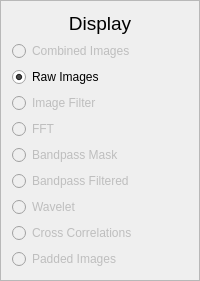
     <widget class="QFrame" name="frame_Display">
      <property name="minimumSize">
       <size>
        <width>150</width>
        <height>0</height>
       </size>
      </property>
      <property name="frameShape">
       <enum>QFrame::StyledPanel</enum>
      </property>
      <property name="frameShadow">
       <enum>QFrame::Raised</enum>
      </property>
      <layout class="QVBoxLayout" name="verticalLayout">
       <item>
        <widget class="QLabel" name="label_Display">
         <property name="minimumSize">
          <size>
           <width>50</width>
           <height>20</height>
          </size>
         </property>
         <property name="maximumSize">
          <size>
           <width>400</width>
           <height>30</height>
          </size>
         </property>
         <property name="font">
          <font>
           <pointsize>14</pointsize>
          </font>
         </property>
         <property name="text">
          <string>Display</string>
         </property>
         <property name="alignment">
          <set>Qt::AlignBottom|Qt::AlignHCenter</set>
         </property>
        </widget>
       </item>
       <item>
        <widget class="QRadioButton" name="radioButton_Combined">
         <property name="enabled">
          <bool>false</bool>
         </property>
         <property name="minimumSize">
          <size>
           <width>112</width>
           <height>0</height>
          </size>
         </property>
         <property name="text">
          <string>Combined Images</string>
         </property>
         <attribute name="buttonGroup">
          <string notr="true">buttonGroup</string>
         </attribute>
        </widget>
       </item>
       <item>
        <widget class="QRadioButton" name="radioButton_Image_Raw">
         <property name="minimumSize">
          <size>
           <width>112</width>
           <height>0</height>
          </size>
         </property>
         <property name="text">
          <string>Raw Images</string>
         </property>
         <property name="checked">
          <bool>true</bool>
         </property>
         <attribute name="buttonGroup">
          <string notr="true">buttonGroup</string>
         </attribute>
        </widget>
       </item>
       <item>
        <widget class="QRadioButton" name="radioButton_Image_Filter">
         <property name="enabled">
          <bool>false</bool>
         </property>
         <property name="minimumSize">
          <size>
           <width>112</width>
           <height>0</height>
          </size>
         </property>
         <property name="text">
          <string>Image Filter</string>
         </property>
         <attribute name="buttonGroup">
          <string notr="true">buttonGroup</string>
         </attribute>
        </widget>
       </item>
       <item>
        <widget class="QRadioButton" name="radioButton_FFT">
         <property name="enabled">
          <bool>false</bool>
         </property>
         <property name="minimumSize">
          <size>
           <width>112</width>
           <height>0</height>
          </size>
         </property>
         <property name="text">
          <string>FFT</string>
         </property>
         <attribute name="buttonGroup">
          <string notr="true">buttonGroup</string>
         </attribute>
        </widget>
       </item>
       <item>
        <widget class="QRadioButton" name="radioButton_Bandpass_Mask">
         <property name="enabled">
          <bool>false</bool>
         </property>
         <property name="minimumSize">
          <size>
           <width>112</width>
           <height>0</height>
          </size>
         </property>
         <property name="text">
          <string>Bandpass Mask</string>
         </property>
         <attribute name="buttonGroup">
          <string notr="true">buttonGroup</string>
         </attribute>
        </widget>
       </item>
       <item>
        <widget class="QRadioButton" name="radioButton_Bandpass_Filtered">
         <property name="enabled">
          <bool>false</bool>
         </property>
         <property name="minimumSize">
          <size>
           <width>112</width>
           <height>0</height>
          </size>
         </property>
         <property name="text">
          <string>Bandpass Filtered</string>
         </property>
         <attribute name="buttonGroup">
          <string notr="true">buttonGroup</string>
         </attribute>
        </widget>
       </item>
       <item>
        <widget class="QRadioButton" name="radioButton_Wavelet">
         <property name="enabled">
          <bool>false</bool>
         </property>
         <property name="minimumSize">
          <size>
           <width>112</width>
           <height>0</height>
          </size>
         </property>
         <property name="text">
          <string>Wavelet</string>
         </property>
         <attribute name="buttonGroup">
          <string notr="true">buttonGroup</string>
         </attribute>
        </widget>
       </item>
       <item>
        <widget class="QRadioButton" name="radioButton_Cross_Correlation">
         <property name="enabled">
          <bool>false</bool>
         </property>
         <property name="minimumSize">
          <size>
           <width>112</width>
           <height>0</height>
          </size>
         </property>
         <property name="text">
          <string>Cross Correlations</string>
         </property>
         <attribute name="buttonGroup">
          <string notr="true">buttonGroup</string>
         </attribute>
        </widget>
       </item>
       <item>
        <widget class="QRadioButton" name="radioButton_Padded">
         <property name="enabled">
          <bool>false</bool>
         </property>
         <property name="minimumSize">
          <size>
           <width>112</width>
           <height>0</height>
          </size>
         </property>
         <property name="text">
          <string>Padded Images</string>
         </property>
         <attribute name="buttonGroup">
          <string notr="true">buttonGroup</string>
         </attribute>
        </widget>
       </item>
      </layout>
     </widget>
